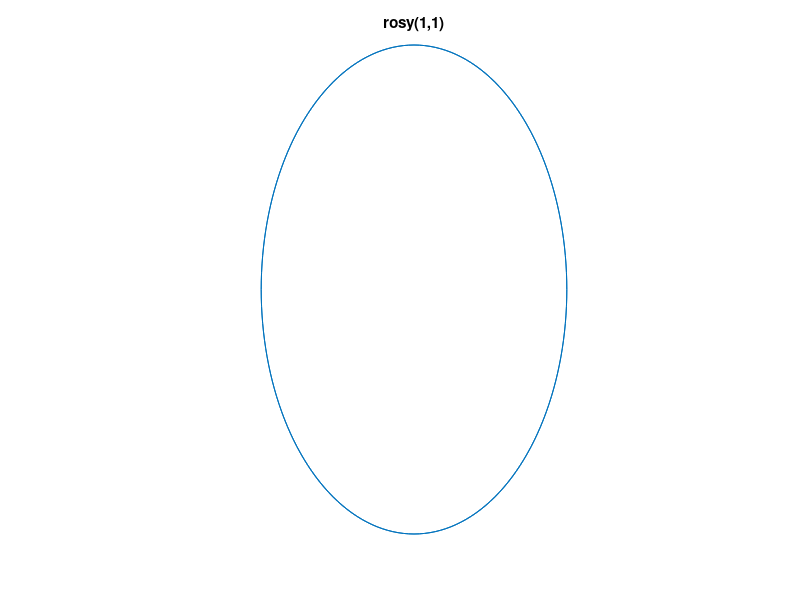

The MATLAB source for this figure:
function paramrosy(a,b)

if nargin<2, b=1; end
if nargin<1, a=1; end
c=0; d=1; p=a*b;
[x,y]=spiro(a,a,c,d,p,1/2);
plot(x,y)
s=sprintf('rosy(%d,%d)',a,b);
title(s)
axis square, axis off
end
function [x,y]=spiro(a,b,c,d,p,k)
h=k*2*pi/180;
t=(0:h:2*pi)';
r=c+d*sin(t*p);
x=r.*cos(a*t);
y=r.*sin(b*t);
end
